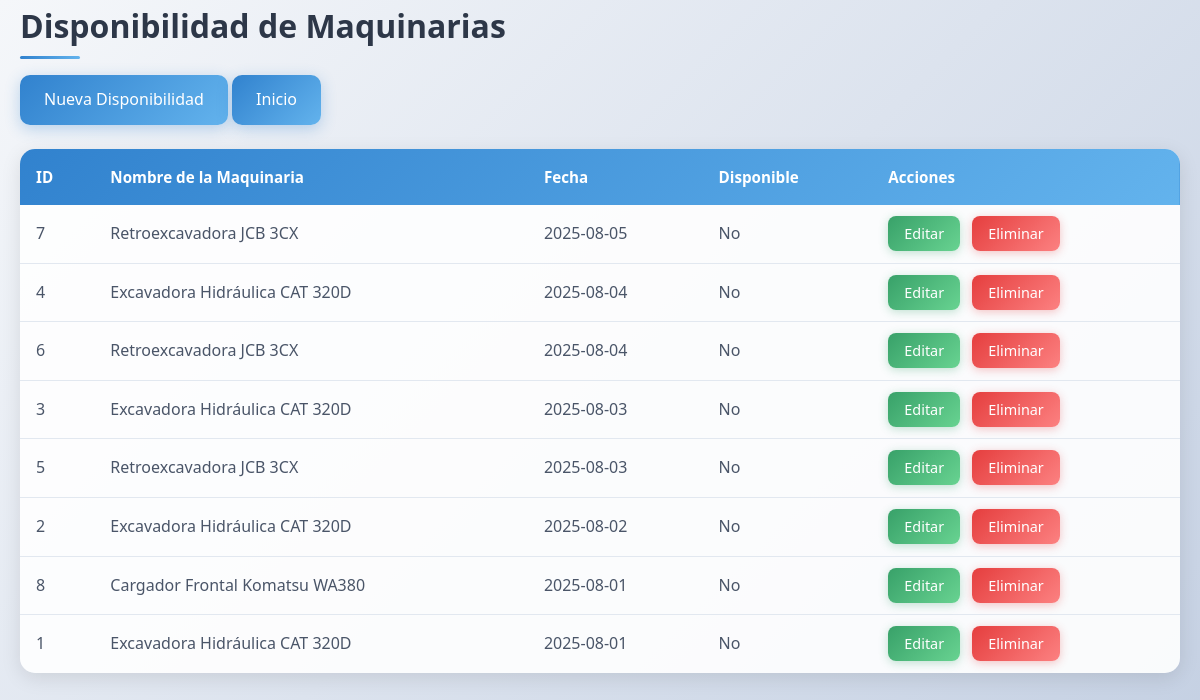
/disponibilidad_maquinaria_services/R_disponibilidad.php (signed in), run on the app's committed database.
### tables this page shows
CREATE TABLE disponibilidad_maquinaria (
    id_disponibilidad INT AUTO_INCREMENT PRIMARY KEY,
    id_maquinaria INT NOT NULL,
    fecha DATE NOT NULL,
    disponible BOOLEAN DEFAULT TRUE,
    FOREIGN KEY (id_maquinaria) REFERENCES maquinarias(id_maquinaria)
);

CREATE TABLE maquinarias (
    id_maquinaria INT AUTO_INCREMENT PRIMARY KEY,
    nombre_maquinaria VARCHAR(100) NOT NULL,
    tipo VARCHAR(50),
    marca VARCHAR(50),
    modelo VARCHAR(50),
    año YEAR,
    estado_maquinaria VARCHAR(20) DEFAULT 'disponible',  
    precio_diario DECIMAL(10,2)
);

### auth_services/permisos.php (called while the page is built, shortened)
<?php
$permisos = [
    'Administrador' => ['crear', 'editar', 'eliminar', 'listar'],
    'Desarrollador' => ['listar', 'editar', 'crear'],
    'Supervisor'    => ['listar'],
];
function tienePermiso($accion, $rol = null) {
    global $permisos;
    if ($rol === null) {
        $rol = $_SESSION['rol'];
    }
    return isset($permisos[$rol]) && in_array($accion, $permisos[$rol]);
}

### disponibilidad_maquinaria_services/R_disponibilidad.php (the view, shortened to what this page needs)
<?php
require_once '../config/db.php';
require_once '../auth_services/permisos.php';
try {
    $sql = "SELECT d.id_disponibilidad, d.fecha, d.disponible, m.nombre_maquinaria
            FROM disponibilidad_maquinaria d
            INNER JOIN maquinarias m ON d.id_maquinaria = m.id_maquinaria
            ORDER BY d.fecha DESC, m.nombre_maquinaria ASC";
    $stmt = $pdo->query($sql);
    $disponibilidades = $stmt->fetchAll(PDO::FETCH_ASSOC);
} catch (PDOException $e) {
    echo "Error: " . $e->getMessage();
    $disponibilidades = [];
}
?>
<!DOCTYPE html>
<html>
<head>
    <link rel="stylesheet" href="../public/style.css">
</head>
<body>
    <div class="container">
        <h2>Disponibilidad de Maquinarias</h2>
        <div class="actions">
            <?php if (tienePermiso('crear')): ?>
                <a href="C_disponibilidad.php" class="btn-primary">Nueva Disponibilidad</a>
            <?php endif; ?>
            <a href="../public/menu.php" class="btn-primary">Inicio</a>
        </div>
        <table>
            <thead>
                <tr>
                    <th>ID</th>
                    <th>Nombre de la Maquinaria</th>
                    <th>Fecha</th>
                    <th>Disponible</th>
                    <th>Acciones</th>
                </tr>
            </thead>
            <tbody>
                <?php if (empty($disponibilidades)): ?>
                    <tr>
                        <td colspan="5">No hay registros de disponibilidad</td>
                    </tr>
                <?php else: ?>
                    <?php foreach ($disponibilidades as $disp): ?>
                        <tr>
                            <td><?= $disp['id_disponibilidad'] ?></td>
                            <td><?= htmlspecialchars($disp['nombre_maquinaria']) ?></td>
                            <td><?= htmlspecialchars($disp['fecha']) ?></td>
                            <td><?= $disp['disponible'] ? 'Sí' : 'No' ?></td>
                            <td>
                                <?php if (tienePermiso('editar')): ?>
                                    <a href="U_disponibilidad.php?id=<?= $disp['id_disponibilidad'] ?>" class="btn-edit">Editar</a>
                                <?php endif; ?>
                                <?php if (tienePermiso('eliminar')): ?>
                                    <a href="D_disponibilidad.php?id=<?= $disp['id_disponibilidad'] ?>" class="btn-delete" onclick="return confirm('¿Estás seguro?')">Eliminar</a>
                                <?php endif; ?>
                            </td>
                        </tr>
                    <?php endforeach; ?>
                <?php endif; ?>
            </tbody>
        </table>
    </div>
</body>
</html>

### public/style.css (style rules this page uses)
* { margin: 0; padding: 0; box-sizing: border-box; }
body { font-family: 'Segoe UI', Tahoma, Geneva, Verdana, sans-serif; line-height: 1.6; color: #333; background: linear-gradient(135deg, #f5f7fa 0%, #c3cfe2 100%); min-height: 100vh; }
.container { max-width: 1200px; margin: 0 auto; padding: 0 20px; }
h2 { color: #2d3748; font-size: 2rem; margin-bottom: 1.5rem; font-weight: 600; position: relative; }
h2::after { content: ''; position: absolute; bottom: -8px; left: 0; width: 60px; height: 3px; background: linear-gradient(90deg, #3182ce, #63b3ed); border-radius: 2px; }
a { color: #3182ce; text-decoration: none; transition: color 0.3s ease; }
table { width: 100%; border-collapse: collapse; background: rgba(255, 255, 255, 0.9); border-radius: 15px; overflow: hidden; box-shadow: 0 5px 20px rgba(0, 0, 0, 0.1); margin: 1.5rem 0; }
thead { background: linear-gradient(135deg, #3182ce 0%, #63b3ed 100%); color: white; }
th { padding: 1rem; text-align: left; font-weight: 600; font-size: 0.95rem; }
td { padding: 1rem; border-bottom: 1px solid #e2e8f0; color: #4a5568; }
tbody tr:last-child td { border-bottom: none; }
.actions { margin-bottom: 1.5rem; }
.btn-primary { background: linear-gradient(135deg, #3182ce 0%, #63b3ed 100%); color: white; padding: 0.75rem 1.5rem; border-radius: 10px; text-decoration: none; font-weight: 500; transition: all 0.3s ease; box-shadow: 0 4px 15px rgba(49, 130, 206, 0.3); display: inline-block; }
.btn-edit { background: linear-gradient(135deg, #38a169 0%, #68d391 100%); color: white; padding: 0.5rem 1rem; border-radius: 8px; text-decoration: none; font-size: 0.9rem; font-weight: 500; transition: all 0.3s ease; box-shadow: 0 2px 10px rgba(56, 161, 105, 0.3); margin-right: 0.5rem; }
.btn-delete { background: linear-gradient(135deg, #e53e3e 0%, #fc8181 100%); color: white; padding: 0.5rem 1rem; border-radius: 8px; text-decoration: none; font-size: 0.9rem; font-weight: 500; transition: all 0.3s ease; box-shadow: 0 2px 10px rgba(229, 62, 62, 0.3); }

### data on the page
disponibilidad_maquinaria: id_disponibilidad "7", id_maquinaria.nombre_maquinaria "Retroexcavadora JCB 3CX", fecha "2025-08-05", disponible "No"
disponibilidad_maquinaria: id_disponibilidad "4", id_maquinaria.nombre_maquinaria "Excavadora Hidráulica CAT 320D", fecha "2025-08-04", disponible "No"
disponibilidad_maquinaria: id_disponibilidad "6", id_maquinaria.nombre_maquinaria "Retroexcavadora JCB 3CX", fecha "2025-08-04", disponible "No"
disponibilidad_maquinaria: id_disponibilidad "3", id_maquinaria.nombre_maquinaria "Excavadora Hidráulica CAT 320D", fecha "2025-08-03", disponible "No"
disponibilidad_maquinaria: id_disponibilidad "5", id_maquinaria.nombre_maquinaria "Retroexcavadora JCB 3CX", fecha "2025-08-03", disponible "No"
disponibilidad_maquinaria: id_disponibilidad "2", id_maquinaria.nombre_maquinaria "Excavadora Hidráulica CAT 320D", fecha "2025-08-02", disponible "No"
disponibilidad_maquinaria: id_disponibilidad "8", id_maquinaria.nombre_maquinaria "Cargador Frontal Komatsu WA380", fecha "2025-08-01", disponible "No"
disponibilidad_maquinaria: id_disponibilidad "1", id_maquinaria.nombre_maquinaria "Excavadora Hidráulica CAT 320D", fecha "2025-08-01", disponible "No"
